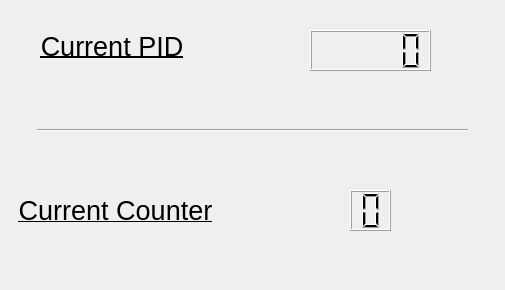
<?xml version="1.0" encoding="UTF-8"?>
<ui version="4.0">
 <class>widget1</class>
 <widget class="QWidget" name="widget1">
  <property name="geometry">
   <rect>
    <x>0</x>
    <y>0</y>
    <width>505</width>
    <height>290</height>
   </rect>
  </property>
  <property name="windowTitle">
   <string>Widget</string>
  </property>
  <widget class="QLCDNumber" name="lcdNumber_4">
   <property name="geometry">
    <rect>
     <x>310</x>
     <y>30</y>
     <width>121</width>
     <height>41</height>
    </rect>
   </property>
  </widget>
  <widget class="QLabel" name="label_5">
   <property name="geometry">
    <rect>
     <x>40</x>
     <y>30</y>
     <width>144</width>
     <height>32</height>
    </rect>
   </property>
   <property name="font">
    <font>
     <pointsize>20</pointsize>
     <underline>true</underline>
    </font>
   </property>
   <property name="text">
    <string>Current PID</string>
   </property>
   <property name="alignment">
    <set>Qt::AlignCenter</set>
   </property>
  </widget>
  <widget class="Line" name="line">
   <property name="geometry">
    <rect>
     <x>37</x>
     <y>120</y>
     <width>431</width>
     <height>20</height>
    </rect>
   </property>
   <property name="orientation">
    <enum>Qt::Horizontal</enum>
   </property>
  </widget>
  <widget class="QLCDNumber" name="lcdNumber_5">
   <property name="geometry">
    <rect>
     <x>350</x>
     <y>190</y>
     <width>41</width>
     <height>41</height>
    </rect>
   </property>
   <property name="digitCount">
    <number>1</number>
   </property>
  </widget>
  <widget class="QLabel" name="label_6">
   <property name="geometry">
    <rect>
     <x>10</x>
     <y>190</y>
     <width>211</width>
     <height>41</height>
    </rect>
   </property>
   <property name="font">
    <font>
     <pointsize>20</pointsize>
     <underline>true</underline>
    </font>
   </property>
   <property name="text">
    <string>Current Counter</string>
   </property>
   <property name="alignment">
    <set>Qt::AlignCenter</set>
   </property>
  </widget>
 </widget>
 <layoutdefault spacing="6" margin="11"/>
 <resources/>
 <connections/>
</ui>
